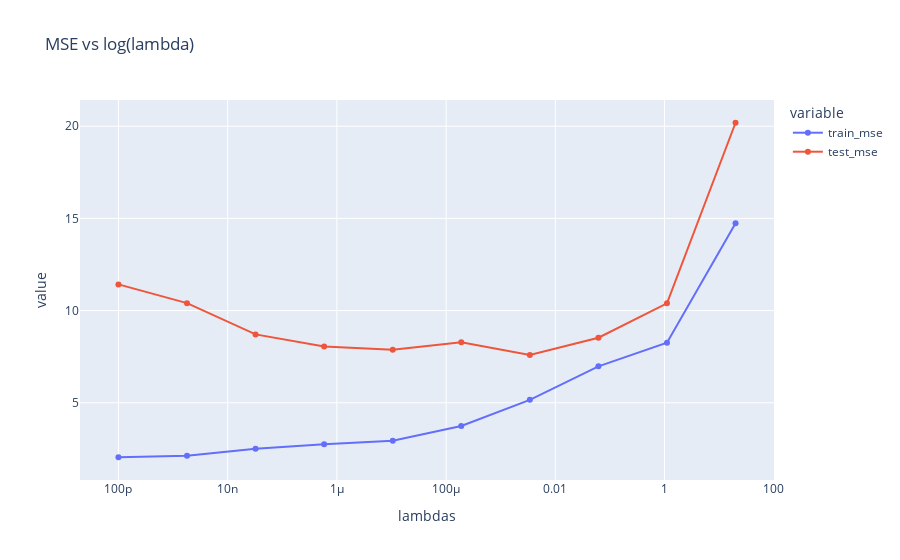
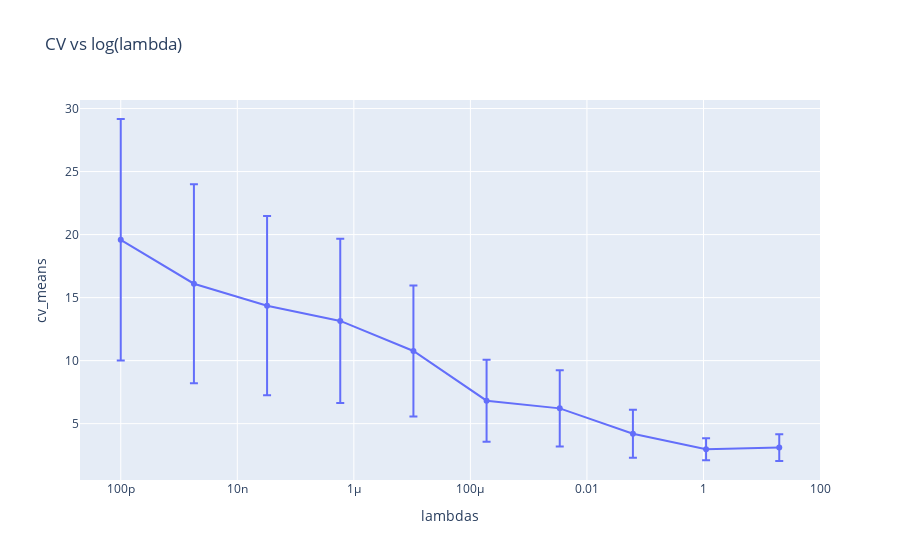

Notebook cell for these charts, in order:
### Code cell
import numpy as np
import math
import plotly.express as px
import pandas as pd
from sklearn.preprocessing import MinMaxScaler
from sklearn.linear_model import Ridge
from sklearn.model_selection import cross_val_score
from sklearn.metrics import mean_squared_error, make_scorer

np.random.seed(0)

def target_function(x, coef):
    """Compute the target function value for a given input x and coefficients.

    Parameters
    ----------
    x : numpy.ndarray or float
        Input value(s) for the target function. Can be a single float or a numpy array of floats.
    coef : list or numpy.ndarray
        Coefficients of the target function. Should be a list or numpy array of length 2.

    Returns
    -------
    numpy.ndarray or float
        The target function value(s) for the given input x and coefficients. The output will have the same type as x.

    Examples
    --------
    >>> x = np.array([0, 1, 2, 3])
    >>> coef = [2, 3]
    >>> target_function(x, coef)
    array([ 0,  5, 14, 27])
    """
    return coef[0] * x + coef[1] * np.square(x)


def generate_poly_data():
    """Generate 1D polynomial regression data with noise for train and test sets.

    Returns
    -------
    tuple
        train_data : numpy.ndarray
            Training input data, an array of shape (num_samples,).
        train_targets : numpy.ndarray
            Training target data, an array of shape (num_samples, 1).
        test_data : numpy.ndarray
            Test input data, an array of shape (201,).
        test_targets_noise_free : numpy.ndarray
            Noise-free test target data, an array of shape (201, 1).
        test_targets_noisy : numpy.ndarray
            Noisy test target data, an array of shape (201, 1).
        noise_stddev : float
            The standard deviation of the noise added to the data.

    Examples
    --------
    >>> train_data, train_targets, test_data, test_targets_noise_free, test_targets_noisy, noise_stddev = generate_poly_data()
    >>> train_data.shape
    (21,)
    >>> train_targets.shape
    (21, 1)
    >>> test_data.shape
    (201,)
    >>> test_targets_noise_free.shape
    (201, 1)
    >>> test_targets_noisy.shape
    (201, 1)
    >>> noise_stddev
    4
    """
    num_samples = 21
    noise_stddev = 4
    train_data = np.linspace(0, 20, num_samples)
    test_data = np.arange(0, 20.1, 0.1)
    coefficients = np.array([-1.5, 1 / 9])
    train_targets = (
        target_function(train_data, coefficients).reshape(-1, 1)
        + math.sqrt(noise_stddev) * np.random.randn(train_data.shape[0], 1)
    )
    test_targets_noise_free = target_function(test_data, coefficients).reshape(-1, 1)
    test_targets_noisy = (
        test_targets_noise_free
        + math.sqrt(noise_stddev) * np.random.randn(test_data.shape[0], 1)
    )

    return (
        train_data,
        train_targets,
        test_data,
        test_targets_noise_free,
        test_targets_noisy,
        noise_stddev,
    )


def rescale_data(X):
    """Rescale input data using MinMaxScaler with the range (-1, 1).

    Parameters
    ----------
    X : numpy.ndarray
        Input data to be rescaled, an array of shape (n_samples,).

    Returns
    -------
    numpy.ndarray
        Rescaled input data, an array of shape (n_samples, 1).

    Examples
    --------
    >>> X = np.array([2, 4, 6, 8, 10])
    >>> rescaled_X = rescale_data(X)
    >>> rescaled_X
    array([[-1. ],
           [-0.5],
           [ 0. ],
           [ 0.5],
           [ 1. ]])
    """
    scaler = MinMaxScaler((-1, 1))
    return scaler.fit_transform(X.reshape(-1, 1))


def create_poly_features(X, degree):
    """Create polynomial features for the input data up to the specified degree.

    Parameters
    ----------
    X : numpy.ndarray
        Input data, an array of shape (n_samples, n_features).
    degree : int
        The maximum degree of the polynomial features to be created.

    Returns
    -------
    numpy.ndarray
        The polynomial features of the input data, an array of shape (n_samples, n_features * degree).

    Examples
    --------
    >>> X = np.array([[1, 2], [3, 4], [5, 6]])
    >>> poly_features = create_poly_features(X, degree=3)
    >>> poly_features
    array([[   1.,    2.,    1.,    4.,    1.,    8.],
           [   3.,    4.,    9.,   16.,   27.,   64.],
           [   5.,    6.,   25.,   36.,  125.,  216.]])
    """
    X_deg = np.tile(X, degree)
    n_deg = np.arange(14) + 1
    degrees = np.tile(np.repeat(n_deg, X.shape[1]), X.shape[0]).reshape(X.shape[0], -1)
    X_poly = np.power(X_deg, degrees)

    return X_poly


# Generate the data
[train_data, train_targets, test_data, test_targets_noise_free, test_targets, noise_stddev] = generate_poly_data()

# Set the degree for polynomial features
degree = 14

# Create polynomial features for train and test data, rescaling the data before creating the features
poly_train = create_poly_features(rescale_data(train_data), degree)
poly_test = create_poly_features(rescale_data(test_data), degree)

# Center the train and test target data by subtracting the mean
train_targets = train_targets - train_targets.mean()
test_targets = test_targets - test_targets.mean()

# Initialize a range of lambda values for Ridge regression
lambdas = np.logspace(-10, 1.3, 10)
# Lists to store train and test mean squared errors
train_mse, test_mse = [], []

# Loop through the lambdas, fit Ridge regression model, and calculate train and test MSE
for lam in lambdas:
    reg = Ridge(alpha=lam, fit_intercept=False).fit(poly_train, train_targets)
    train_prediction = reg.predict(poly_train)
    test_prediction = reg.predict(poly_test)
    train_mse.append(mean_squared_error(train_prediction, train_targets))
    test_mse.append(mean_squared_error(test_prediction, test_targets))

# Create a DataFrame to store lambda values and corresponding train and test MSE
mse_df = pd.DataFrame({'lambdas': lambdas, 'train_mse': train_mse, 'test_mse': test_mse})
# Plot train and test MSE vs log(lambda) using Plotly
fig1 = px.line(mse_df, x='lambdas', y=['train_mse', 'test_mse'], log_x=True, title='MSE vs log(lambda)', markers=True, line_shape='linear')
fig1.show()

# Cross-validation (CV) vs lambda
cv_means = []
cv_stand_errors = []
num_samples = len(train_data)
num_folds = 5

# Loop through the lambdas, perform cross-validation, and calculate the mean and standard error of the cross-validated MSE
for lam in lambdas:
    cross_validations = -np.array(
        cross_val_score(
            Ridge(alpha=lam, fit_intercept=False),
            poly_train,
            train_targets,
            cv=num_folds,
            scoring='neg_mean_squared_error',
        )
    )
    cv_means.append(cross_validations.mean())
    cv_stand_errors.append(cross_validations.std() / np.sqrt(num_folds))

# Create a DataFrame to store lambda values and corresponding CV means and standard errors
cv_df = pd.DataFrame({'lambdas': lambdas, 'cv_means': np.log(cv_means), 'cv_stand_errors': np.log(np.array(cv_stand_errors)) / 2})
# Plot CV means with error bars vs log(lambda) using Plotly
fig2 = px.line(cv_df, x='lambdas', y='cv_means', log_x=True, error_y='cv_stand_errors', title='CV vs log(lambda)', markers=True, line_shape='linear')
fig2.show()

### Figure 1 — Plotly figure (JSON) as saved in the notebook; plotly's stock layout.template omitted (floating-point values rounded to 4 significant figures)
{"data": [{"hovertemplate": "variable=train_mse<br>lambdas=%{x}<br>value=%{y}<extra></extra>", "legendgroup": "train_mse", "line": {"color": "#636efa", "dash": "solid", "shape": "linear"}, "marker": {"symbol": "circle"}, "mode": "markers+lines", "name": "train_mse", "orientation": "v", "showlegend": true, "type": "scatter", "x": [1e-10, 1.801e-09, 3.244e-08, 5.843e-07, 1.053e-05, 0.0001896, 0.003415, 0.0615, 1.108, 19.95], "xaxis": "x", "y": [2.044, 2.127, 2.503, 2.743, 2.934, 3.74, 5.157, 6.975, 8.261, 14.74], "yaxis": "y"}, {"hovertemplate": "variable=test_mse<br>lambdas=%{x}<br>value=%{y}<extra></extra>", "legendgroup": "test_mse", "line": {"color": "#EF553B", "dash": "solid", "shape": "linear"}, "marker": {"symbol": "circle"}, "mode": "markers+lines", "name": "test_mse", "orientation": "v", "showlegend": true, "type": "scatter", "x": [1e-10, 1.801e-09, 3.244e-08, 5.843e-07, 1.053e-05, 0.0001896, 0.003415, 0.0615, 1.108, 19.95], "xaxis": "x", "y": [11.42, 10.4, 8.709, 8.048, 7.88, 8.279, 7.592, 8.526, 10.4, 20.19], "yaxis": "y"}], "layout": {"legend": {"title": {"text": "variable"}, "tracegroupgap": 0}, "title": {"text": "MSE vs log(lambda)"}, "xaxis": {"anchor": "y", "domain": [0, 1], "title": {"text": "lambdas"}, "type": "log"}, "yaxis": {"anchor": "x", "domain": [0, 1], "title": {"text": "value"}}}}

### Figure 2 — Plotly figure (JSON) as saved in the notebook; plotly's stock layout.template omitted (floating-point values rounded to 4 significant figures)
{"data": [{"error_y": {"array": [9.582, 7.897, 7.114, 6.516, 5.187, 3.25, 3.02, 1.91, 0.875, 1.061]}, "hovertemplate": "lambdas=%{x}<br>cv_means=%{y}<extra></extra>", "legendgroup": "", "line": {"color": "#636efa", "dash": "solid", "shape": "linear"}, "marker": {"symbol": "circle"}, "mode": "markers+lines", "name": "", "orientation": "v", "showlegend": false, "type": "scatter", "x": [1e-10, 1.801e-09, 3.244e-08, 5.843e-07, 1.053e-05, 0.0001896, 0.003415, 0.0615, 1.108, 19.95], "xaxis": "x", "y": [19.59, 16.1, 14.36, 13.15, 10.76, 6.822, 6.212, 4.196, 2.975, 3.099], "yaxis": "y"}], "layout": {"legend": {"tracegroupgap": 0}, "title": {"text": "CV vs log(lambda)"}, "xaxis": {"anchor": "y", "domain": [0, 1], "title": {"text": "lambdas"}, "type": "log"}, "yaxis": {"anchor": "x", "domain": [0, 1], "title": {"text": "cv_means"}}}}
